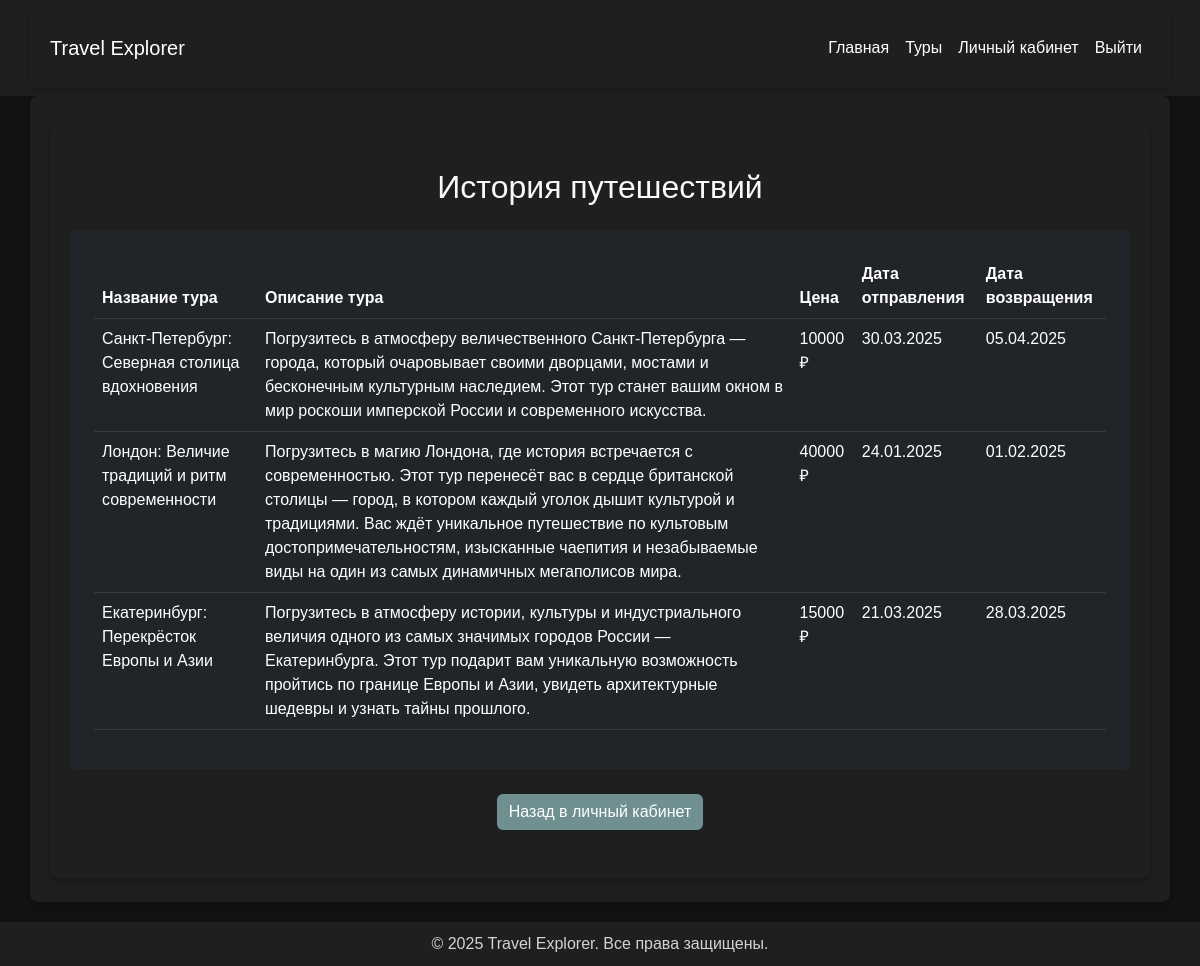
The app's page /api/profile/history/ (signed in) with its own data.
### travel/models.py (models this page shows, shortened)
class TravelHistory(models.Model):
    id_user = models.ForeignKey(User, verbose_name="Пользователь", on_delete=models.CASCADE)
    id_tour = models.ForeignKey(Tour, verbose_name="Тур", on_delete=models.CASCADE)
    class Meta:
        verbose_name = "История путешествий"
        verbose_name_plural = "Истории путешествий"

class Tour(models.Model):
    name_tour = models.CharField("Название тура", max_length=255)
    discription_tour = models.TextField("Описание тура")
    price_tour = models.IntegerField("Цена тура", validators=[validate_positive])
    departure = models.CharField("Место отправления", max_length=255)
    destination = models.CharField("Место назначения", max_length=255)
    date_departure = models.DateField("Дата отправления")
    date_return = models.DateField("Дата возвращения")
    operator_tour = models.CharField("Туроператор", max_length=255)
    places_tour = models.IntegerField("Количество мест", validators=[validate_positive])
    history = HistoricalRecords()
    is_hot = models.BooleanField(default=False)
    image = models.ImageField(upload_to='tours/', blank=True, null=True)
    objects = TourManager()
    video_url = models.URLField(
        max_length=255,
        blank=True,
        null=True,
        verbose_name="Ссылка на видеообзор"
    )
    class Meta:
        ordering = ['date_departure']
        verbose_name = "Тур"
        verbose_name_plural = "Туры"

### travel/views.py (the view)
# urls.py: path('profile/history/', views.travel_history, name='travel_history'),
@login_required
def travel_history(request):
    history = TravelHistory.objects.prefetch_related('id_tour').filter(id_user=request.user)
    return render(request, 'travel/travel_history.html', {'history': history})

### travel/templatetags/tour_filters.py (called while the page is built)
@register.filter
def slice_0_before_program(description):
    program_start = description.find("Программа тура включает:")
    return description[:program_start].strip() if program_start != -1 else description

### travel/templates/travel/travel_history.html
{% extends 'travel/base.html' %}
{% load tour_filters %}
{% block content %}
<div class="container py-5">
    <h2 class="text-center text-light mb-4">История путешествий</h2>
    <div class="card bg-dark text-light shadow-sm p-4">
        <table class="table table-dark table-hover">
            <thead>
                <tr>
                    <th>Название тура</th>
                    <th>Описание тура</th>
                    <th>Цена</th>
                    <th>Дата отправления</th>
                    <th>Дата возвращения</th>
                </tr>
            </thead>
            <tbody>
                {% for record in history %}
                <tr>
                    <td>{{ record.id_tour.name_tour }}</td>
                    <td>{{ record.id_tour.discription_tour|slice_0_before_program }}</td>
                    <td>{{ record.id_tour.price_tour }} ₽</td>
                    <td>{{ record.id_tour.date_departure|date:"d.m.Y" }}</td>
                    <td>{{ record.id_tour.date_return|date:"d.m.Y" }}</td>
                </tr>
                {% empty %}
                <tr>
                    <td colspan="6" class="text-center text-muted">Вы ещё не совершали путешествий.</td>
                </tr>
                {% endfor %}
            </tbody>
        </table>
    </div>
    <div class="text-center mt-4">
        <a href="{% url 'profile' %}" class="btn btn-outline-light">Назад в личный кабинет</a>
    </div>
</div>
{% endblock %}

### travel/templates/travel/base.html (style rules this page uses)
body { background-color: #121212; color: #ffffff; font-family: Arial, sans-serif; }
.container { background-color: #1f1f1f; padding: 20px; border-radius: 8px; box-shadow: 0 4px 8px rgba(0, 0, 0, 0.2); }
.btn { background-color:rgb(111, 143, 145); color: #ffffff; border: none; transition: background-color 0.3s; }
h1, h2, h5 { color: #ffffff; }
.card { background-color: #2c2c2c; color: #ffffff; border: none; box-shadow: 0 4px 8px rgba(0, 0, 0, 0.2); }
a { color: #4caf50; }

### records on screen
TravelHistory: id_tour.name_tour "Санкт-Петербург: Северная столица вдохновения", id_tour.discription_tour "Погрузитесь в атмосферу величественного Санкт-Петербурга — города, который очаровывает своими дворцами, мостами и бесконечным культурным наследием. Этот тур станет вашим окном в мир роскоши имперской России и современного искусства.", id_tour.price_tour "10000", id_tour.date_departure "30.03.2025", id_tour.date_return "05.04.2025"
TravelHistory: id_tour.name_tour "Лондон: Величие традиций и ритм современности", id_tour.discription_tour "Погрузитесь в магию Лондона, где история встречается с современностью. Этот тур перенесёт вас в сердце британской столицы — город, в котором каждый уголок дышит культурой и традициями. Вас ждёт уникальное путешествие по культовым достопримечательностям, изысканные чаепития и незабываемые виды на один из самых динамичных мегаполисов мира.", id_tour.price_tour "40000", id_tour.date_departure "24.01.2025", id_tour.date_return "01.02.2025"
TravelHistory: id_tour.name_tour "Екатеринбург: Перекрёсток Европы и Азии", id_tour.discription_tour "Погрузитесь в атмосферу истории, культуры и индустриального величия одного из самых значимых городов России — Екатеринбурга. Этот тур подарит вам уникальную возможность пройтись по границе Европы и Азии, увидеть архитектурные шедевры и узнать тайны прошлого.", id_tour.price_tour "15000", id_tour.date_departure "21.03.2025", id_tour.date_return "28.03.2025"
